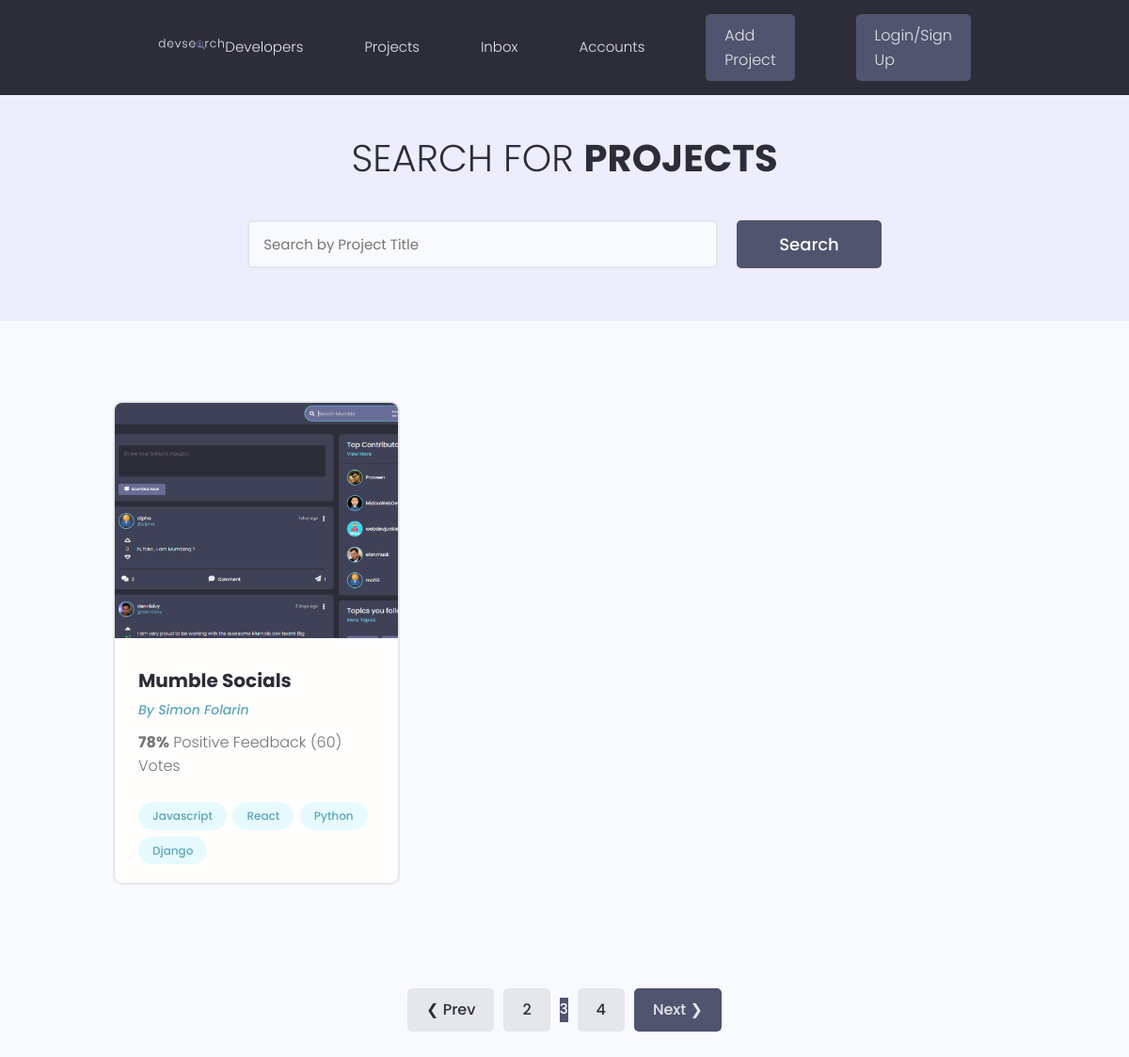
The page /projects/?page=3 on the database its author committed.
### users/models.py (models this page shows, shortened)
class Project(models.Model):
    owner = models.ForeignKey(Profile, null=True, blank=True, on_delete=models.SET_NULL)
    title = models.CharField(max_length=300)
    author = models.CharField(max_length = 200, null=True, blank=True)
    description = models.TextField(null=True, blank=True)
    featured_image = models.ImageField(null=True, blank=True, default='default.jpg')
    demo_link = models.CharField(max_length=2000, blank=True, null=True)
    tags = models.ManyToManyField('Tag', blank=True)
    source_link = models.CharField(max_length=2000, null=True, blank=True)
    vote_total = models.IntegerField(default=0, null=True, blank=True)
    vote_ratio = models.IntegerField(default=0, null=True, blank=True)
    id = models.UUIDField(default=uuid.uuid4, unique=True, primary_key=True, editable= False)
    created = models.DateTimeField(default=timezone.now)

class Tag(models.Model):
    name = models.CharField(max_length=200)
    id = models.UUIDField(default=uuid.uuid4, unique=True, primary_key=True, editable= False)
    date_created = models.DateTimeField(auto_now_add=True)
    def __str__(self):
        return self.name

### projects/models.py (models this page shows, shortened)
class Profile(models.Model):
    user = models.OneToOneField(User, on_delete=models.CASCADE, null=True, blank=True)
    name = models.CharField(max_length=300, blank=True, null=True)
    email = models.EmailField(max_length=500, blank=True, null=True)
    username = models.CharField(max_length=200, blank=True, null=True)
    short_intro = models.CharField(max_length=300, blank=True, null=True)
    bio = models.TextField(blank=True, null=True)
    profile_image = models.ImageField(null=True, blank=True, upload_to='profiles/',
                                      default='profiles/user-default.png')
    social_github = models.CharField(max_length=300, blank=True, null=True)
    social_linkedin = models.CharField(max_length=300, blank=True, null=True)
    social_youtube = models.CharField(max_length=300, blank=True, null=True)
    social_twitter = models.CharField(max_length=300, blank=True, null=True)
    social_website = models.CharField(max_length=300, blank=True, null=True)
    created = models.DateTimeField(auto_now_add=True)
    id = models.UUIDField(default=uuid.uuid4, unique=True,
                          primary_key=True, editable=False)

### users/views.py (the view)
# urls.py: path('', views.index, name='index'),
def index(request):
    projects, search_query = SearchProjects(request)
    custom_range, projects = paginateProjects(request, projects, 3)
    context = {'index':projects, 'projects':projects, 'custom_range':custom_range}
    return render(request, 'users/index.html', context)

### users/utils.py (called while the page is built)
def paginateProjects(request, projects, results):
    page = request.GET.get('page')
    results = 1
    projects = Project.objects.all()
    paginator = Paginator(projects, results)
    try:
        projects = paginator.page(page)
    except PageNotAnInteger:
        page = 1
        projects = paginator.page(page)
    except EmptyPage:
        page = paginator.num_pages
        projects = paginator.page(page)
    leftIndex = (int(page)- 1)
    if leftIndex < 1:
        leftIndex = 1
    rightIndex =(int(page)+ 2)
    if rightIndex > paginator.num_pages:
        rightIndex = paginator.num_pages + 1
    custom_range = range(leftIndex, rightIndex)
    return (custom_range, projects)

def SearchProjects(request):
    search_query = ''
    if request.GET.get('search_query'):
        search_query = request.GET.get('search_query')
    tags = Tag.objects.filter(name__icontains=search_query)
    projects = Project.objects.distinct().filter(
        Q(title__icontains=search_query) |
        Q(description__icontains=search_query) |
        Q(owner__name__icontains=search_query) |
        Q(tags__in=tags)
    )
    return projects, search_query

### users/templates/users/index.html (shortened to what this page needs)
{% extends 'main.html' %}
{% block content %}
  <main class="projects">
    <section class="hero-section text-center">
      <div class="container container--narrow">
        <div class="hero-section__box">
          <h2>Search for <span>Projects</span></h2>
        </div>
        <div class="hero-section__search">
          <form class="form" action="#" method="get">
            <div class="form__field">
              <input class="input input--text" id="formInput#search" type="text" name="text"
                placeholder="Search by Project Title" />
            </div>
            <input class="btn btn--sub btn--lg" type="submit" value="Search" />
          </form>
        </div>
      </div>
    </section>
    <section class="projectsList">
      <div class="container">
        <div class="grid grid--three">
            {% for project in index %}
          <div class="column">
            <div class="card project">
              <a href="{% url 'project' project.id %}" class="project">
                <img class="project__thumbnail" src="{{project.featured_image.url}}" alt="project thumbnail" />
                <div class="card__body">
                  <h3 class="project__title">{{project.title}}</h3>
                  <p><a class="project__author" href="{% url 'project' project.id %}">By {{project.owner.name}}</a></p>
                  <p class="project--rating">
                    <span style="font-weight: bold;">{{project.vote_ratio}}%</span> Positive
                    Feedback ({{project.vote_total}}) Vote{{project.vote_total|pluralize:"s"}}
                  </p>
                  <div class="project__tags">
                   {% for tag in project.tags.all %}
                    <span class="tag tag--pill tag--main">
                      <small>{{tag}}</small>
                    </span>
                   {% endfor %}
                  </div>
                </div>
              </a>
            </div>
          </div>
          {% endfor %}
    </section>
  </main>
  {% include 'pagination.html' with queryset=projects custom_range=custom_range %}
{% endblock %}

### templates/main.html (shortened to what this page needs)
<!DOCTYPE html>
{% load static %}
<html lang="en">
<head>
  <link rel="stylesheet" href="https://cdn.iconmonstr.com/1.3.0/css/iconmonstr-iconic-font.min.css" />
  <link rel="stylesheet" href="{% static 'uikit/styles/uikit.css' %}"/>
  <link rel="stylesheet" href="{% static 'styles/app.css' %}" />
</head>
<body>
    {% include 'navbar.html' %}
    {% block content %}
    {% endblock %}
</body>
</html>

### templates/navbar.html (shortened to what this page needs)
{% load static %}
<header class="header">
    <div class="container container--narrow">
      <a href="{% url 'profiles' %}" class="header__logo">
        <img src="{% static 'images/logo.svg' %}" alt="DevSearch Logo" />
      </a>
      <nav class="header__nav">
        <ul class="header__menu">
          <li class="header__menuItem"><a href="{% url 'profiles' %}">Developers</a></li>
          <li class="header__menuItem"><a href="{% url 'index' %}">Projects</a></li>
          <li class="header__menuItem"><a href="inbox.html">Inbox</a></li>
          <li class="header__menuItem"><a href="account.html">Accounts</a></li>
            <li class="header__menuItem"><a href="{% url 'create-project' %}" class="btn btn--sub">Add Project</a></li>
          <li class="header__menuItem"><a href="login.html" class="btn btn--sub">Login/Sign Up</a></li>
        </ul>
      </nav>
    </div>
  </header>

### templates/pagination.html
 {% if queryset.has_other_pages %}
    <div class="pagination">
      <ul class="container">
        {% if queryset.has_previous %}
        <li><a href="?page={{queryset.previous_page_number}}" class="btn page-link">&#10094; Prev</a></li>
        {% endif %}
        {% for page in custom_range %}
          {% if page == queryset.number %}
            <li><a href="?page={{page}}" class="btn--sub">{{page}}</a></li>
          {% else %}
          <li><a href="?page={{page}}" class="btn page-link">{{page}}</a></li>
          {% endif %}
        {% endfor%}
        {% if queryset.has_next %}
        <li><a href="?page={{queryset.next_page_number}}" class="btn page-link btn--sub">Next &#10095;</a></li>
        {%  endif%}
      </ul>
    </div>
    {% endif %}

### static/styles/app.css (style rules this page uses)
:root { --color-sub: #2d2d39; }
.btn--sub { background-color: var(--color-sub-light); }
.card { border: 2px solid var(--color-light); }
img { width: 100%; }
.header { position: sticky; z-index: 111; background-color: var(--color-sub); padding: 1.5rem 0; }
.header > .container { display: flex; justify-content: space-between; align-items: center; }
.header__logo > img { height: 3.8rem; }
.header__nav > ul { display: inline-flex; align-items: center; list-style: none; gap: 6.5rem; }
.header__menuItem > a { color: var(--color-light); font-weight: 300; }
.hero-section { height: 40vh; display: flex; align-items: center; background-color: var(--color-sub); }
.hero-section__box { margin-bottom: 4rem; }
.hero-section__box > h2, .hero-section__box > h2 > span { font-size: 4rem; color: var(--color-light); line-height: 1.3; text-transform: uppercase; }
.hero-section__box > h2 { font-weight: 300; }
.hero-section__box > h2 > span { font-weight: 700; }
.hero-section__search > .form { display: flex; align-items: center; justify-content: center; gap: 2rem; }
.hero-section__search > .form input.input--text { width: 50rem; }
.pagination { margin-top: 8rem; margin-bottom: 10rem; }
.pagination > ul { flex-wrap: wrap; list-style: none; display: flex; align-items: center; justify-content: center; gap: 1rem; }
.pagination .btn { color: var(--color-sub); }
.pagination .btn.btn--sub { color: var(--color-light); }
.project__author { font-size: 1.4rem; font-style: italic; }
.project--rating { margin-bottom: 1.6em; margin-top: .5em; }
.projects > .hero-section { background: var(--color-sub-lighter); height: 30vh; }
.projects .hero-section__box { margin-bottom: 2.5rem; }
.projects .hero-section__box > h2 { color: var(--color-sub); }
.projects .hero-section__box > h2 > span { font-weight: 700; color: var(--color-sub); }
.projectsList { margin-top: 8rem; }
.project__thumbnail { height: 25rem; object-fit: cover; object-position: top center; }
.project__title { font-size: 2rem; font-weight: 700; color: var(--color-sub); }

### static/uikit/styles/modules/_variables.css (style rules this page uses)
:root { --color-main: #5aa5b9; --color-main-light: #e6faff; --color-sub: #3f4156; --color-sub-light: #51546e; --color-sub-lighter: #ededfd; --color-text: #737373; --color-gray: #8b8b8b; --color-light: #e5e7eb; --color-light-gray: #767676; --color-bg: #f8fafd; --color-white: #fffefd; --color-white-light: #f3f3f3; --color-success: #359e64; --color-success-bg: #def8e8; --color-error: #fc4b0b; --color-error-bg: #fff2ee; --font-base: 'Poppins', arial, helvetica, 'Segoe UI', roboto, ubuntu, sans-serif; --font-monospace: 'Fira Code', 'Courier New', courier, monospace; --font-regular: 300; --font-medium: 500; --font-bold: 700; --generic-shadow: 1px 1px 5px #00000010; --generic-transition: all 0.3s ease-in-out; }

### static/uikit/styles/modules/_base.css (style rules this page uses)
* { margin: 0; padding: 0; box-sizing: border-box; text-rendering: optimizeLegibility; color: inherit; font-size: inherit; }
html { font-size: 50%; }
@media only screen and (min-width: 480px) { html { font-size: 56.25%; } }
@media only screen and (min-width: 1200px) { html { font-size: 62.5%; } }
body { line-height: 1.6; font-weight: 400; font-size: 1.5rem; color: var(--color-text); background-color: var(--color-bg); min-height: 100vh; }

### static/uikit/styles/modules/_typography.css (style rules this page uses)
* { font-family: var(--font-base); }
h2 { font-size: 3.6rem; font-weight: var(--font-bold); }
h3 { font-size: 3.2rem; font-weight: var(--font-medium); }
p, span, strong { font-size: 1.6rem; color: var(--color-text); font-weight: var(--font-regular); }
a { padding-bottom: 2px; text-decoration: none; display: inline-block; color: var(--color-main); font-weight: var(--font-medium); }

### static/uikit/styles/modules/_utilities.css (style rules this page uses)
.container { width: 92%; max-width: 165rem; margin: 0 auto; box-sizing: border-box; }
.container--narrow { width: 92%; max-width: 120rem; }
@media screen and (min-width: 1000px) { .container { width: 90%; } }
@media screen and (min-width: 1000px) { .container--narrow { width: 85%; } }
@media screen and (min-width: 1200px) { .container { width: 80%; } }
@media screen and (min-width: 1200px) { .container--narrow { width: 72%; } }
.text-center { text-align: center; }

### static/uikit/styles/modules/_card.css (style rules this page uses)
.card { border-radius: 1rem; background-color: var(--color-white); border: 1.5px solid var(--color-light); width: auto; height: auto; margin-top: 0.5rem; margin-bottom: 0.5rem; overflow: hidden; }
.card__body, .card__header { padding: 2rem 2.5rem; }

### rows shown on the page
Project: featured_image (picture), title "Mumble Socials", owner.name "Simon Folarin", vote_ratio "78", vote_total "60"
Tag: name "Javascript"
Tag: name "React"
Tag: name "Python"
Tag: name "Django"

### other values the page prints
{{ page }} "2" "4"
{{ page }} "3"
